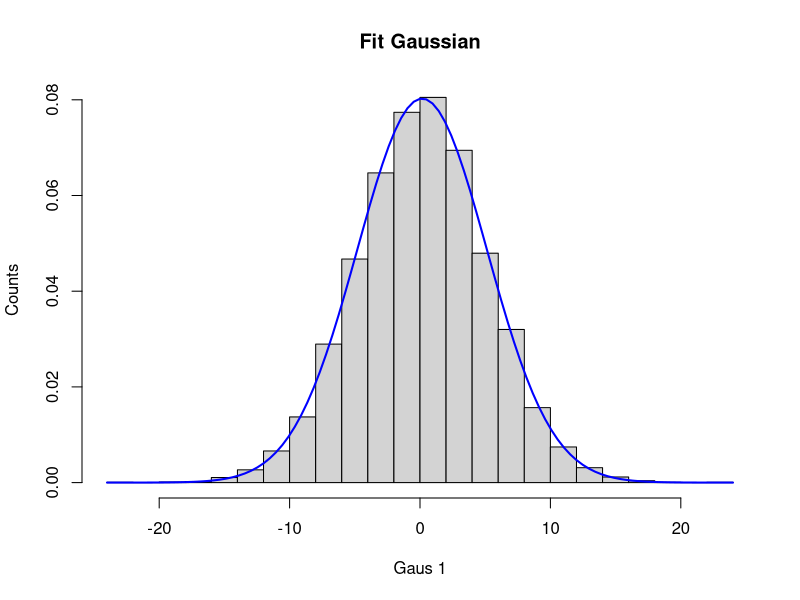
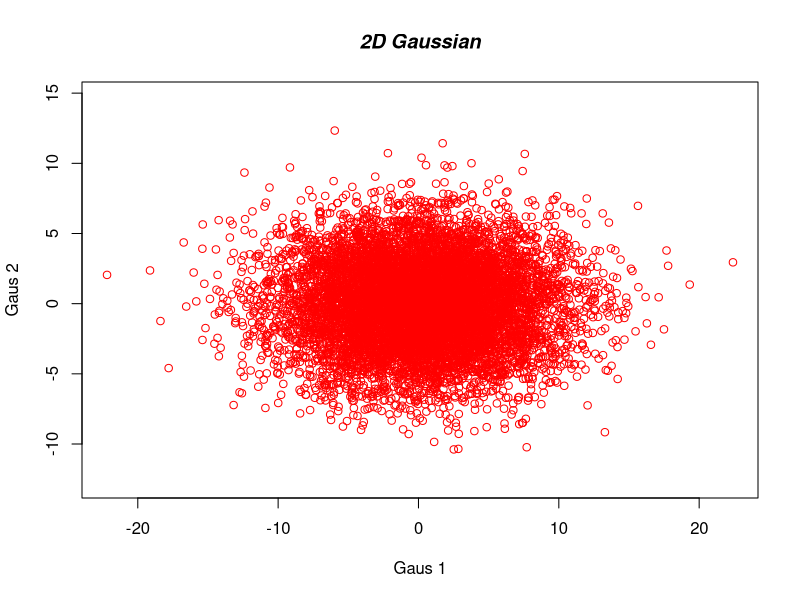

These figures' R source, in order:
require(stats)

norm  <- rnorm(9000,0,5)
norm2 <- rnorm(9000,0,3)

func <- function(x, a, b, c) {
  a*exp(-0.5*(x-b)^2/(c)^2)
}


pdf("samplePlots.pdf")
dN <- data.frame(norm,norm2)
hist(norm, xlab="Gaus 1", ylab="Counts", breaks=25, prob=TRUE, main="Fit Gaussian")
curve(dnorm(x, mean=mean(norm), sd=sd(norm)), add=TRUE, col="blue", lwd=2)

plot(dN, type="p", col="red", xlab="Gaus 1", ylab = "Gaus 2", asp=1)
title(main="2D Gaussian", col.main="black", font.main="4")
dev.off()
